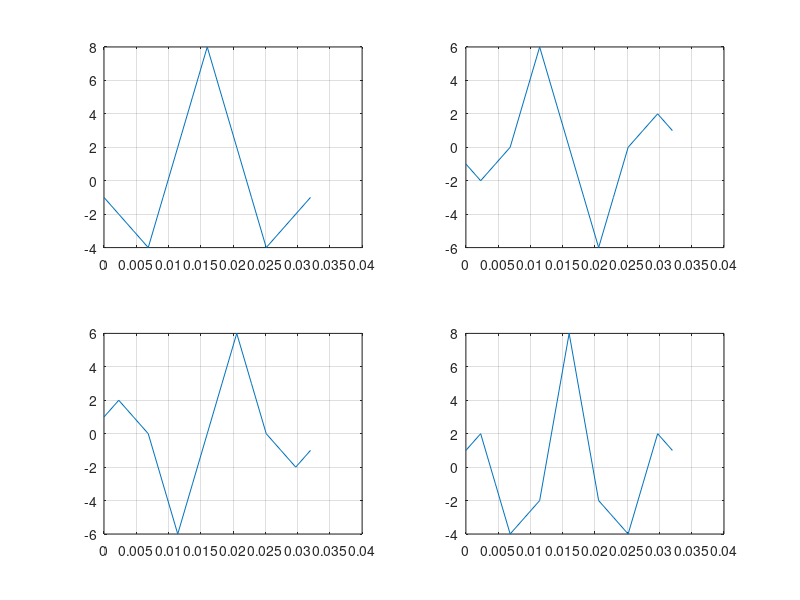

MATLAB code to generate this figure: (Note: this script raises an error after producing the figure.)
%%
%Exemplo 4.1 - Filtro casado
nAmostras = 16;
sinal = [ones(1,8) (-1*ones(1,8))];
subplot(2,2,1)
plot(sinal);
ylim([-1.2 1.2]);
grid on
fc = -sinal;
subplot(2,2,2)
plot(fc);
ylim([-1.2 1.2]);
grid on
subplot(2,2,3);
srec = conv(sinal,fc);
plot(srec);
grid on
%%
%Exemplo 4.2
clear all
close all
clc


T = 16e-3;
Na = 8;
t = linspace(0,32e-3,15);
s1 = [1 1 1 1 -1 -1 -1 -1];
h1 = [-1 -1 -1 -1 1 1 1 1];
h2 = [-1 -1 1 1 1 1 -1 -1];
s2 = h2;
y11 = conv(s1,h1);
y12 = conv(s1,h2);
y21 = conv(s2,h1);
y22 = conv(s2,h2);
subplot(2,2,1)
plot(t, y11)
grid on
subplot(2,2,2)
plot(t, y12)
grid on
subplot(2,2,3)
plot(t, y21)
grid on
subplot(2,2,4)
plot(t, y22)
grid on
%%
%Exemplo real
clear all
close all
clc
nsb = 16;
numB = 1e2;
seqb = randi([0,1],1,numB);
A = 1;
SnrzB = A*(2*(reshape(repmat(seqb,nsb,1),1,nsb*numB))- 1);
SNR = 0;
sinalRecebido = awgn(SnrzB, SNR);
lambda = 0;
seqbr= sum(reshape(sinalRecebido,nsb,numB)) > lambda;
% subplot(2,1,1)
% stem(sequenciaBinaria)
% ylim([-0.1 1.1]);
% xlim([0 25]);
% grid on
% subplot(2,1,2)
% stem(seqbr)
% ylim([-0.1 1.1]);
% xlim([0 25]);
% grid on
seqbt = logical(seqb);
biterr(seqbt, seqbr)
bit1 = repmat([ones(1,nsb/2) -1*ones(1,nsb/2)],1,numB);
bit0= repmat([-1*ones(1,nsb/4) ones(1,nsb/2) -1*ones(1,nsb/4)],1,numB);
fc1 = -reshape(bit1,nsb,numB);
fc0 = reshape(bit0,nsb,numB);
snrzu1 = (reshape(repmat(seqb, nsb, 1),1,nsb*numB));
snrzu0 = -snrzu1+1;
sinal = snrzu1.*bit1 + snrzu0.*bit0;
% plot(sinal)
sinalr = awgn(sinal, SNR);
srconv = reshape(sinalr,nsb,numB);
sf1 = sum(conv(srconv, fc1));
sf0 = sum(conv(srconv, fc0));

















